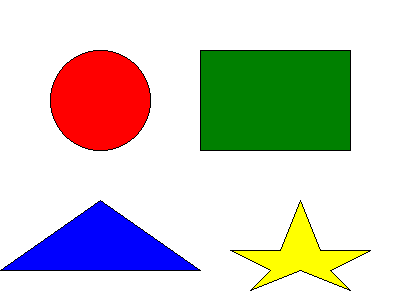
#> input picture sample_images/06_shapes.png, 400 x 300 px
$ python demo_highpass.py
#> lines starting #> are read from the running program, lines starting #| are printed output that depends on the picture
### image_processing.py
"""
Image Processing Core Functions
Implements various image processing techniques including:
- Contrast stretching (Bài 4)
- Histogram equalization (Bài 5)
- Histogram matching and adaptive equalization (Bài 6)
- Convolution and noise removal (Bài 7)
- Edge detection (Bài 8)
- Laplacian edge detection and sharpening (Bài 9)
- Fourier transforms (Bài 10)
- Frequency domain filtering: low-pass and high-pass filters (Bài 11-12)
"""

import numpy as np
import cv2
from scipy import ndimage
from typing import Tuple, Optional


class ImageProcessor:
    """Core image processing operations"""

    # [651 lines left out: functions contrast_stretching, contrast_clipping_type1, contrast_clipping_type2, calculate_histogram, histogram_equalization, histogram_matching and 18 more, not called in this run]

    @staticmethod
    def ideal_highpass_filter(image: np.ndarray, cutoff_frequency: int) -> np.ndarray:
        """
        Bài 12.1: Ideal High-pass Filter in frequency domain
        Uses H_ideal_high = 1 - H_ideal_low to preserve edges and details

        Args:
            image: Input grayscale image
            cutoff_frequency: Cutoff frequency (radius) - blocks frequencies below this

        Returns:
            Filtered image with enhanced edges
        """
        # Get image dimensions
        rows, cols = image.shape
        crow, ccol = rows // 2, cols // 2

        # Create ideal high-pass filter mask (1 - low-pass mask)
        mask = np.ones((rows, cols), dtype=np.float64)
        y, x = np.ogrid[:rows, :cols]
        distance = np.sqrt((x - ccol)**2 + (y - crow)**2)
        mask[distance <= cutoff_frequency] = 0  # Block low frequencies

        # Apply Fourier transform
        f_transform = np.fft.fft2(image)
        f_shift = np.fft.fftshift(f_transform)

        # Apply filter in frequency domain
        f_filtered = f_shift * mask

        # Inverse Fourier transform
        f_ishift = np.fft.ifftshift(f_filtered)
        image_filtered = np.fft.ifft2(f_ishift)
        image_filtered = np.abs(image_filtered)

        # Clip and convert
        image_filtered = np.clip(image_filtered, 0, 255).astype(np.uint8)

        return image_filtered

    @staticmethod
    def butterworth_highpass_filter(image: np.ndarray, D0: int, n: int = 2) -> np.ndarray:
        """
        Bài 12.2: Butterworth High-pass Filter in frequency domain
        Smoother transition than ideal filter, reduces ringing artifacts
        H(u,v) = 1 / (1 + (D0/D(u,v))^(2n))

        Args:
            image: Input grayscale image
            D0: Cutoff frequency (radius)
            n: Order of the filter (higher = sharper transition)

        Returns:
            Filtered image with enhanced edges (smoother than ideal)
        """
        # Get image dimensions
        rows, cols = image.shape
        crow, ccol = rows // 2, cols // 2

        # Create Butterworth high-pass filter mask
        y, x = np.ogrid[:rows, :cols]
        distance = np.sqrt((x - ccol)**2 + (y - crow)**2)

        # Avoid division by zero
        mask = np.zeros((rows, cols), dtype=np.float64)
        non_zero = distance > 0
        mask[non_zero] = 1 / (1 + np.power(D0 / distance[non_zero], 2 * n))

        # Apply Fourier transform
        f_transform = np.fft.fft2(image)
        f_shift = np.fft.fftshift(f_transform)

        # Apply filter in frequency domain
        f_filtered = f_shift * mask

        # Inverse Fourier transform
        f_ishift = np.fft.ifftshift(f_filtered)
        image_filtered = np.fft.ifft2(f_ishift)
        image_filtered = np.abs(image_filtered)

        # Clip and convert
        image_filtered = np.clip(image_filtered, 0, 255).astype(np.uint8)

        return image_filtered

### demo_highpass.py
"""
Demo script to visualize high-pass filter results (Bài 12)
This script generates comparison images showing the effects of both filters
"""

import numpy as np
import cv2
import matplotlib.pyplot as plt
from image_processing import ImageProcessor
import os


def demo_highpass_filters():
    """Demonstrate high-pass filters with visual output"""

    print("=== Bài 12: High-Pass Filter Demonstration ===\n")

    # Try to load a sample image, or create one
    sample_path = "sample_images/06_shapes.png"
    if os.path.exists(sample_path):
        print(f"Loading sample image: {sample_path}")
        test_image = cv2.imread(sample_path, cv2.IMREAD_GRAYSCALE)
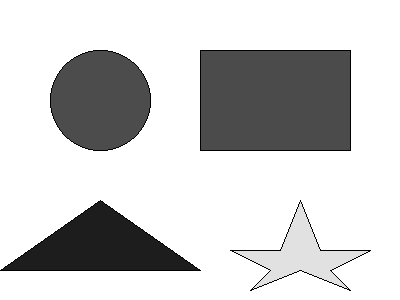
#> test_image: shape (300, 400); min 0, max 255, mean 204.3
    else:
        print("Creating test image with geometric shapes...")
        # Create a more interesting test image
        test_image = np.zeros((256, 256), dtype=np.uint8)
        # Add circle
        cv2.circle(test_image, (128, 128), 50, 255, -1)
        # Add rectangle
        cv2.rectangle(test_image, (50, 50), (100, 100), 200, -1)
        # Add some noise for texture
        noise = np.random.normal(0, 10, test_image.shape)
        test_image = np.clip(test_image.astype(float) + noise, 0, 255).astype(np.uint8)

    print(f"Test image shape: {test_image.shape}")
#| Test image shape: (300, 400)
    print(f"Test image range: [{test_image.min()}, {test_image.max()}]\n")
#| Test image range: [0, 255]

    # Apply filters with different parameters
    print("Applying Ideal High-pass Filter with different cutoff values...")
    ideal_d0_10 = ImageProcessor.ideal_highpass_filter(test_image, 10)
    ideal_d0_30 = ImageProcessor.ideal_highpass_filter(test_image, 30)
#> call 2 of ideal_highpass_filter, with cutoff_frequency = 30
#> in ideal_highpass_filter (call 2), `image_filtered = np.abs(image_filtered)`:
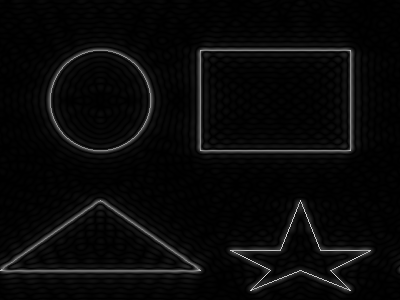
#> image_filtered: shape (300, 400) float64; min 5.34e-05, max 223.9, mean 9.4
    ideal_d0_50 = ImageProcessor.ideal_highpass_filter(test_image, 50)
#> call 3 of ideal_highpass_filter, with cutoff_frequency = 50
#> in ideal_highpass_filter (call 3), `image_filtered = np.abs(image_filtered)`:
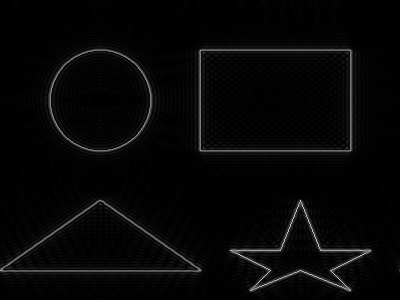
#> image_filtered: shape (300, 400) float64; min 0.00012, max 210.1, mean 7.3
    print("✓ Ideal filters applied\n")

    print("Applying Butterworth High-pass Filter with different parameters...")
    butter_n1 = ImageProcessor.butterworth_highpass_filter(test_image, 30, 1)
#> in butterworth_highpass_filter, `mask[non_zero] = 1 / (1 + np.power(D0 / distance[non_zero], 2 * n))`:
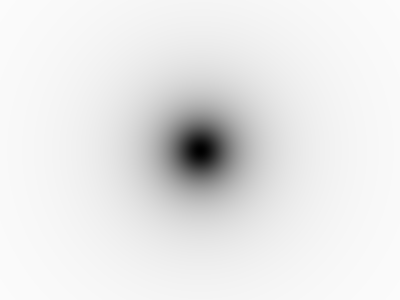
#> mask: shape (300, 400) float64; min 0, max 0.986, mean 0.912
    butter_n2 = ImageProcessor.butterworth_highpass_filter(test_image, 30, 2)
#> call 2 of butterworth_highpass_filter, with D0 = 30, n = 2
#> in butterworth_highpass_filter (call 2), `mask[non_zero] = 1 / (1 + np.power(D0 / distance[non_zero], 2 * n))`:
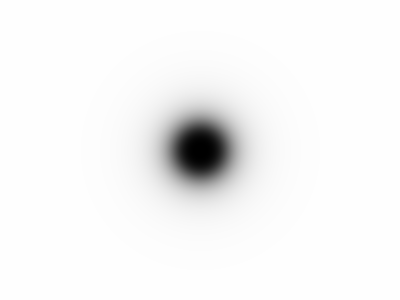
#> mask: shape (300, 400) float64; min 0, max 1, mean 0.964
    butter_n5 = ImageProcessor.butterworth_highpass_filter(test_image, 30, 5)
#> call 3 of butterworth_highpass_filter, with D0 = 30, n = 5
#> in butterworth_highpass_filter (call 3), `mask[non_zero] = 1 / (1 + np.power(D0 / distance[non_zero], 2 * n))`:
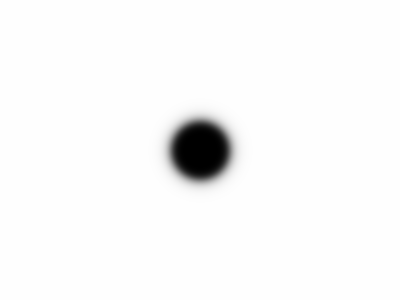
#> mask: shape (300, 400) float64; min 0, max 1, mean 0.975
    print("✓ Butterworth filters applied\n")

    # Create comparison figure 1: Ideal High-pass with different cutoffs
    print("Creating visualization 1: Ideal High-pass comparison...")
    fig1, axes1 = plt.subplots(2, 2, figsize=(12, 10))
    fig1.suptitle('Bài 12.1: Ideal High-Pass Filter - Different Cutoff Values',
                  fontsize=14, fontweight='bold')

    axes1[0, 0].imshow(test_image, cmap='gray')
    axes1[0, 0].set_title('Original Image')
    axes1[0, 0].axis('off')

    axes1[0, 1].imshow(ideal_d0_10, cmap='gray')
    axes1[0, 1].set_title('Ideal High-pass (D0=10)\nSharp transition, more edges')
    axes1[0, 1].axis('off')

    axes1[1, 0].imshow(ideal_d0_30, cmap='gray')
    axes1[1, 0].set_title('Ideal High-pass (D0=30)\nMedium transition')
    axes1[1, 0].axis('off')

    axes1[1, 1].imshow(ideal_d0_50, cmap='gray')
    axes1[1, 1].set_title('Ideal High-pass (D0=50)\nSoft transition, subtle edges')
    axes1[1, 1].axis('off')

    plt.tight_layout()
    output1 = 'bai12_ideal_highpass_comparison.png'
    plt.savefig(output1, dpi=150, bbox_inches='tight')
    print(f"✓ Saved: {output1}\n")
    plt.close()

    # Create comparison figure 2: Butterworth High-pass with different orders
    print("Creating visualization 2: Butterworth High-pass comparison...")
    fig2, axes2 = plt.subplots(2, 2, figsize=(12, 10))
    fig2.suptitle('Bài 12.2: Butterworth High-Pass Filter - Different Orders (D0=30)',
                  fontsize=14, fontweight='bold')

    axes2[0, 0].imshow(test_image, cmap='gray')
    axes2[0, 0].set_title('Original Image')
    axes2[0, 0].axis('off')

    axes2[0, 1].imshow(butter_n1, cmap='gray')
    axes2[0, 1].set_title('Butterworth (n=1)\nVery smooth transition')
    axes2[0, 1].axis('off')

    axes2[1, 0].imshow(butter_n2, cmap='gray')
    axes2[1, 0].set_title('Butterworth (n=2)\nModerate transition')
    axes2[1, 0].axis('off')

    axes2[1, 1].imshow(butter_n5, cmap='gray')
    axes2[1, 1].set_title('Butterworth (n=5)\nSharper transition')
    axes2[1, 1].axis('off')

    plt.tight_layout()
    output2 = 'bai12_butterworth_highpass_comparison.png'
    plt.savefig(output2, dpi=150, bbox_inches='tight')
    print(f"✓ Saved: {output2}\n")
    plt.close()

    # Create comparison figure 3: Ideal vs Butterworth
    print("Creating visualization 3: Ideal vs Butterworth comparison...")
    fig3, axes3 = plt.subplots(2, 3, figsize=(15, 10))
    fig3.suptitle('Bài 12: Ideal vs Butterworth High-Pass Filters (D0=30)',
                  fontsize=14, fontweight='bold')

    axes3[0, 0].imshow(test_image, cmap='gray')
    axes3[0, 0].set_title('Original Image')
    axes3[0, 0].axis('off')

    axes3[0, 1].imshow(ideal_d0_30, cmap='gray')
    axes3[0, 1].set_title('Ideal High-pass\n(Sharp cutoff, may have ringing)')
    axes3[0, 1].axis('off')

    axes3[0, 2].imshow(butter_n2, cmap='gray')
    axes3[0, 2].set_title('Butterworth High-pass (n=2)\n(Smooth transition, less ringing)')
    axes3[0, 2].axis('off')

    # Show histograms
    axes3[1, 0].hist(test_image.ravel(), bins=50, color='blue', alpha=0.7)
    axes3[1, 0].set_title('Original Histogram')
    axes3[1, 0].set_xlim([0, 255])

    axes3[1, 1].hist(ideal_d0_30.ravel(), bins=50, color='red', alpha=0.7)
    axes3[1, 1].set_title('Ideal High-pass Histogram')
    axes3[1, 1].set_xlim([0, 255])

    axes3[1, 2].hist(butter_n2.ravel(), bins=50, color='green', alpha=0.7)
    axes3[1, 2].set_title('Butterworth Histogram')
    axes3[1, 2].set_xlim([0, 255])

    plt.tight_layout()
    output3 = 'bai12_ideal_vs_butterworth.png'
    plt.savefig(output3, dpi=150, bbox_inches='tight')
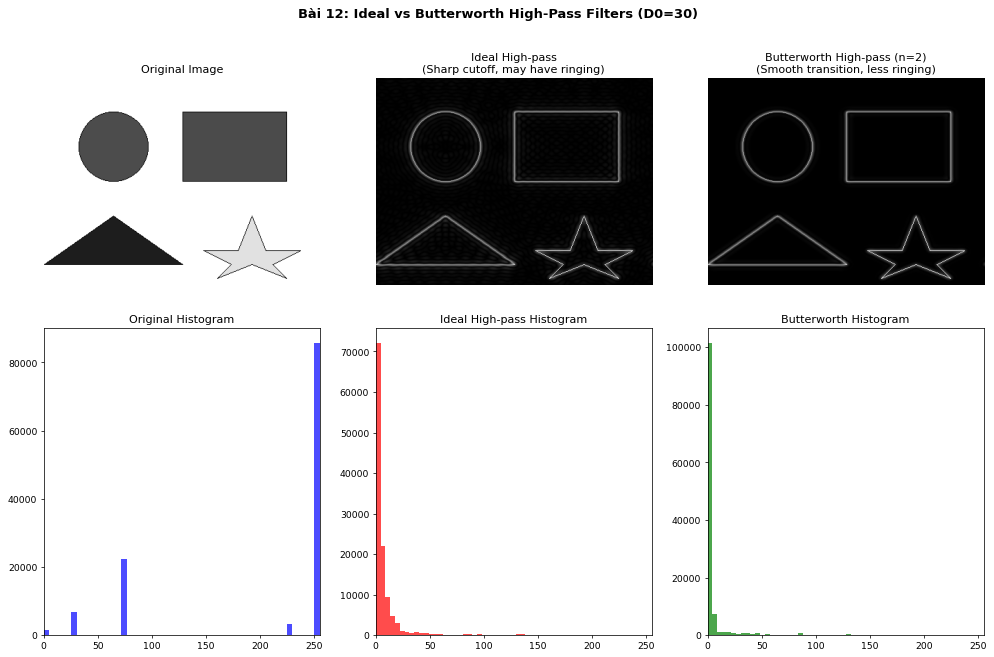
#> figure drawn by matplotlib, 6 panels; panel 4: tallest bar 85732 high, from x = 249.9 to 255; panel 5: tallest bar 72113 high, from x = 4.44e-16 to 4.46; panel 6: tallest bar 101495 high, from x = 0 to 4.4
    print(f"✓ Saved: {output3}\n")
    plt.close()

    print("=" * 60)
    print("Demo completed successfully!")
    print("=" * 60)
    print("\nGenerated files:")
    print(f"  1. {output1}")
    print(f"  2. {output2}")
    print(f"  3. {output3}")
    print("\nKey observations:")
    print("  • Ideal High-pass: Sharp frequency cutoff, may show ringing")
    print("  • Butterworth High-pass: Smooth transition, reduces artifacts")
    print("  • Higher order (n) in Butterworth → sharper transition")
    print("  • Larger D0 → passes more low frequencies → subtler edges")


if __name__ == "__main__":
    demo_highpass_filters()
